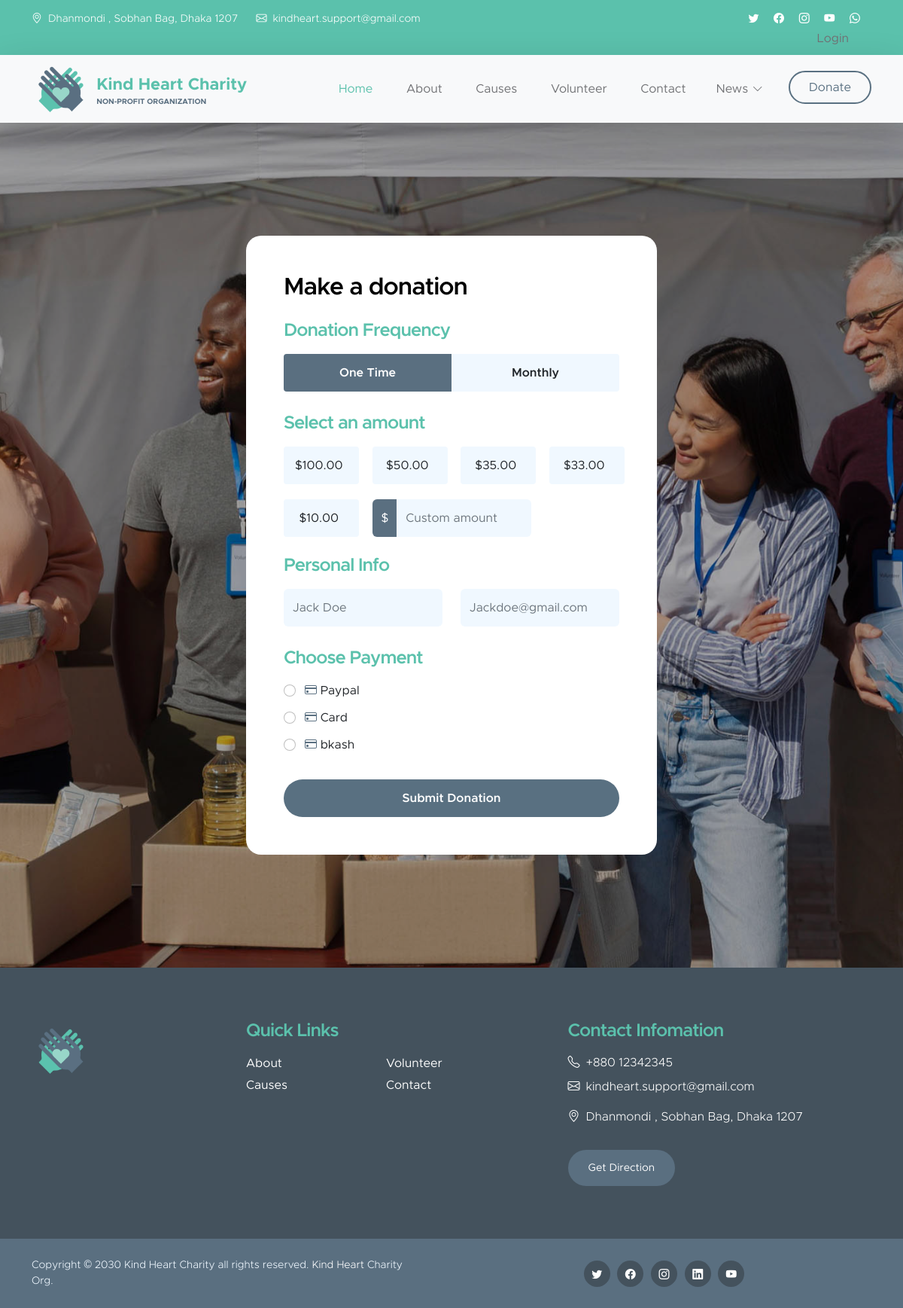
/donation/, run on the app's committed database.
### donation/models.py (models this page shows, shortened)
class WebsiteSetting(models.Model):
    navbar_logo = models.ImageField(upload_to='logo/')
    footer_logo = models.ImageField(upload_to='logo/')
    copyright = models.CharField(max_length=100)
    address = models.CharField(max_length=200)
    phone = models.CharField(max_length=30)
    email = models.EmailField(max_length=200)
    facebook_link = models.CharField(max_length=250)
    youtube_link = models.CharField(max_length=250)
    instagram_link = models.CharField(max_length=250)
    twitter_link = models.CharField(max_length=250)
    linkedin_link = models.CharField(max_length=250)

class Menu(models.Model):
    menu_name = models.CharField(max_length=20)
    id_or_href = models.CharField(max_length=150)
    is_active = models.BooleanField(default=True)
    is_display = models.BooleanField(default=True)
    is_dropdown_menu = models.BooleanField(default=False)
    def get_submenu(self):
        return self.submenu_set.filter(is_active=True)

class AddDonationAmount(models.Model):
    donation_amount = models.DecimalField(default=0.00, max_digits=10, decimal_places=2)

class AddDonationPaymentMethod(models.Model):
    donation_payment_method = models.CharField(max_length=100)

### donation/views.py (the view)
# urls.py: path('donation/', views.donation_view, name='donation'),
def donation_view(request):
    donation_amount = AddDonationAmount.objects.all()
    payment_method = AddDonationPaymentMethod.objects.all()
    menus = Menu.objects.filter(is_active=True, is_display=True, is_dropdown_menu=False)
    submenus = Menu.objects.filter(is_active=True, is_display=True, is_dropdown_menu=True)
    website_settings = WebsiteSetting.objects.get()
    context = {
        'donation_amount': donation_amount,
        'payment_method': payment_method,
        'website_settings': website_settings,
        'menus': menus,
        'submenus': submenus,
    }
    return render(request, 'donate.html', context=context)

### templates/donate.html (shortened to what this page needs)
{% load static %}
{% include 'base.html' %}
{% block main-container %}
    {% include 'header.html' %}
    <nav class="navbar navbar-expand-lg bg-light shadow-lg">
        <div class="container">
            <a class="navbar-brand" href="/">
                <img src="{{ website_settings.navbar_logo.url }}" class="logo img-fluid" alt="Kind Heart Charity">
                <span>
                    Kind Heart Charity
                    <small>Non-profit Organization</small>
                </span>
            </a>
            <div class="collapse navbar-collapse" id="navbarNav">
                <ul class="navbar-nav ms-auto">
                    <li class="nav-item">
                        <a class="nav-link click-scroll" href="/">Home</a>
                        {% for menu in menus %}
                        <a class="nav-link click-scroll" href="{% url 'home' %}#{{ menu.id_or_href }}">{{ menu.menu_name }}</a>
                         {% endfor menus %}
                    </li>
                    {% for submenu in submenus %}
                    {% if submenu.get_submenu %}
                    <li class="nav-item dropdown">
                        <a class="nav-link click-scroll dropdown-toggle" href="#{{ submenu.id_or_href }}"
                            id="navbarLightDropdownMenuLink" role="button" data-bs-toggle="dropdown"
                            aria-expanded="false">{{ submenu.menu_name }}</a>
                    </li>
                    {% endif %}
                        {% endfor %}
                     <li class="nav-item ms-3">
                        <a class="nav-link custom-btn custom-border-btn btn" href="{% url 'donation' %}">Donate</a>
                    </li>
                </ul>
            </div>
        </div>
    </nav>
    <main>
        <section class="donate-section">
            <div class="container">
                <div class="row">
                    <div class="col-lg-6 col-12 mx-auto">
                        <form class="custom-form donate-form" action="{% url 'donation-payment' %}" method="post" role="form">
                            <h3 class="mb-4">Make a donation</h3>
                            <div class="row">
                                <div class="col-lg-12 col-12">
                                    <h5 class="mb-3">Donation Frequency</h5>
                                </div>
                                <div class="col-lg-6 col-6 form-check-group form-check-group-donation-frequency">
                                    <div class="form-check form-check-radio">
                                        <input class="form-check-input" type="radio" name="DonationFrequency"
                                            id="DonationFrequencyOne" value="One Time" checked>
                                        <label class="form-check-label" for="DonationFrequencyOne">
                                            One Time
                                        </label>
                                    </div>
                                </div>
                                <div class="col-lg-6 col-6 form-check-group form-check-group-donation-frequency">
                                    <div class="form-check form-check-radio">
                                        <input class="form-check-input" type="radio" name="DonationFrequency"
                                            id="DonationFrequencyMonthly" value="Monthly">
                                        <label class="form-check-label" for="DonationFrequencyMonthly">
                                            Monthly
                                        </label>
                                    </div>
                                </div>
                                <div class="col-lg-12 col-12">
                                    <h5 class="mt-2 mb-3">Select an amount</h5>
                                </div>
                                {% for amount in donation_amount %}
                                <div class="col-lg-3 col-md-6 col-6 form-check-group">
                                    <div class="form-check form-check-radio">
                                        <input class="form-check-input" type="radio" name="payment_amount"
                                            id="flexRadioDefault1" value="{{ amount.donation_amount }}">
                                        <label class="form-check-label" for="flexRadioDefault1">
                                            ${{ amount.donation_amount }}
                                        </label>
                                    </div>
                                </div>
                                {% endfor %}
                                <div class="col-lg-6 col-12 form-check-group">
                                    <div class="input-group">
                                        <span class="input-group-text" id="basic-addon1">$</span>
                                        <input type="text" class="form-control" placeholder="Custom amount" name="custom_amount"
                                            aria-label="Username" aria-describedby="basic-addon1">
                                    </div>
                                </div>
                                <div class="col-lg-12 col-12">
                                    <h5 class="mt-1">Personal Info</h5>
                                </div>
                                <div class="col-lg-6 col-12 mt-2">
                                    <input type="text" name="name" id="name" class="form-control"
                                        placeholder="Jack Doe" required>
                                </div>
                                <div class="col-lg-6 col-12 mt-2">
                                    <input type="email" name="email" id="email"
                                        pattern="[^ @]*@[^ @]*" class="form-control" placeholder="Jackdoe@gmail.com"
                                        required>
                                </div>
                                <div class="col-lg-12 col-12">
                                    <h5 class="mt-4 pt-1">Choose Payment</h5>
                                </div>
                                <div class="col-lg-12 col-12 mt-2">
                                    {% for payment in payment_method %}
                                    <div class="form-check">
                                        <input class="form-check-input" type="radio" name="payment_method"
                                            id="flexRadioDefault9" value="{{ payment.donation_payment_method }}">
                                        <label class="form-check-label" for="flexRadioDefault9">
                                            <i class="bi-credit-card custom-icon ms-1"></i>
                                            {{ payment.donation_payment_method }}
                                        </label>
                                    </div>
                                    {% endfor %}
                                    <button type="submit" class="form-control mt-4">Submit Donation</button>
                                </div>
                            </div>
                        </form>
                    </div>
                </div>
            </div>
        </section>
    </main>
    {% include 'footer.html' %}
{% endblock %}

### templates/header.html
<header class="site-header">
    <div class="container">
        <div class="row">
            <div class="col-lg-8 col-12 d-flex flex-wrap">
                <p class="d-flex me-4 mb-0">
                    <i class="bi-geo-alt me-2"></i>
                    {{ website_settings.address }}
                </p>
                <p class="d-flex mb-0">
                    <i class="bi-envelope me-2"></i>
                    <a href="">
                        {{ website_settings.email }}
                    </a>
                </p>
            </div>
            <div class="col-lg-3 col-12 ms-auto d-lg-block d-none">
                <ul class="social-icon">
                    <li class="social-icon-item">
                        <a href="{{ website_settings.twitter_link }}" class="social-icon-link bi-twitter"></a>
                    </li>
                    <li class="social-icon-item">
                        <a href="{{ website_settings.facebook_link }}" class="social-icon-link bi-facebook"></a>
                    </li>
                    <li class="social-icon-item">
                        <a href="{{ website_settings.instagram_link }}" class="social-icon-link bi-instagram"></a>
                    </li>
                    <li class="social-icon-item">
                        <a href="{{ website_settings.youtube_link }}" class="social-icon-link bi-youtube"></a>
                    </li>
                    <li class="social-icon-item">
                        <a href="" class="social-icon-link bi-whatsapp"></a>
                    </li>
                    <br>
                    {% if request.user.is_authenticated %}
                        <li class="social-icon-item">
                            <p class="nav-link" style="margin-right: 15px">Welcome, {{ request.user.username }}</p>
                        </li>
                        <li class="social-icon-item">
                            <a href="{% url 'logout' %}" class="nav-link" style="margin-right: 15px">Logout</a>
                        </li>
                    {% else %}
                        <li class="social-icon-item">
                            <a href="{% url 'login' %}" class="nav-link" style="margin-right: 30px">Login</a>
                        </li>
                    {% endif %}
                </ul>
            </div>
        </div>
    </div>
</header>

### templates/footer.html
{% load static %}
<footer class="site-footer">
        <div class="container">
            <div class="row">
                <div class="col-lg-3 col-12 mb-4">
                    <img src="{{ website_settings.footer_logo.url}}" class="logo img-fluid" alt="">
                </div>
                <div class="col-lg-4 col-md-6 col-12 mb-4">
                    <h5 class="site-footer-title mb-3">Quick Links</h5>
                    <ul class="footer-menu">
                        {% for menu in menus  %}
                        <li class="footer-menu-item"><a href="#{{ menu.id_or_href }}" class="footer-menu-link">{{ menu.menu_name }}</a></li>
                        {% endfor %}
                    </ul>
                </div>
                <div class="col-lg-4 col-md-6 col-12 mx-auto">
                    <h5 class="site-footer-title mb-3">Contact Infomation</h5>
                    <p class="text-white d-flex mb-2">
                        <i class="bi-telephone me-2"></i>
                        <a href="tel: 305-240-9671" class="site-footer-link">
                            {{ website_settings.phone }}
                        </a>
                    </p>
                    <p class="text-white d-flex">
                        <i class="bi-envelope me-2"></i>
                        <a href="mailto:info@yourgmail.com" class="site-footer-link">
                            {{ website_settings.email }}
                        </a>
                    </p>
                    <p class="text-white d-flex mt-3">
                        <i class="bi-geo-alt me-2"></i>
                        {{ website_settings.address }}
                    </p>
                    <a href="#" class="custom-btn btn mt-3">Get Direction</a>
                </div>
            </div>
        </div>
        <div class="site-footer-bottom">
            <div class="container">
                <div class="row">
                    <div class="col-lg-6 col-md-7 col-12">
                        <p class="copyright-text mb-0">Copyright © {{ website_settings.copyright }} <a href="#">Kind Heart</a> Charity Org.
                        </p>
                    </div>
                    <div class="col-lg-6 col-md-5 col-12 d-flex justify-content-center align-items-center mx-auto">
                        <ul class="social-icon">
                            <li class="social-icon-item">
                                <a href="{{ website_settings.twitter_link }}" class="social-icon-link bi-twitter"></a>
                            </li>
                            <li class="social-icon-item">
                                <a href="{{ website_settings.facebook_link }}" class="social-icon-link bi-facebook"></a>
                            </li>
                            <li class="social-icon-item">
                                <a href="{{ website_settings.instagram_link }}" class="social-icon-link bi-instagram"></a>
                            </li>
                            <li class="social-icon-item">
                                <a href="{{ website_settings.linkedin_link }}" class="social-icon-link bi-linkedin"></a>
                            </li>
                            <li class="social-icon-item">
                                <a href="{{ website_settings.youtube_link }}" class="social-icon-link bi-youtube"></a>
                            </li>
                        </ul>
                    </div>
                </div>
            </div>
        </div>
    </footer>

### data on the page
WebsiteSetting: address "Dhanmondi , Sobhan Bag, Dhaka 1207", email "kindheart.support@gmail.com", navbar_logo (picture), footer_logo (picture), phone "+880 12342345", copyright "2030 Kind Heart Charity all rights reserved."
Menu: menu_name "About"
Menu: menu_name "Causes"
Menu: menu_name "Volunteer"
Menu: menu_name "Contact"
Menu: menu_name "News"
AddDonationAmount: donation_amount "100.00"
AddDonationAmount: donation_amount "50.00"
AddDonationAmount: donation_amount "35.00"
AddDonationAmount: donation_amount "33.00"
AddDonationAmount: donation_amount "10.00"
AddDonationPaymentMethod: donation_payment_method "Paypal"
AddDonationPaymentMethod: donation_payment_method "Card"
AddDonationPaymentMethod: donation_payment_method "bkash"
